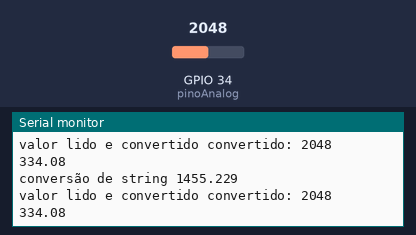
Recording of a sketch running on a simulated ESP32. On the bench: the last lines printed to the serial monitor. The test bench sets the inputs (shaded band); at power-on: GPIO 34 (pinoAnalog) = 2048. WiFi joins after 1.5 s; servers stay silent unless stated.

Above: at 2.7 s.
2.8 s: GPIO 34 (pinoAnalog) set to 2866
At 4.1 s:
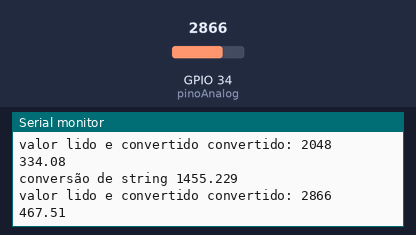
4.3 s: GPIO 34 (pinoAnalog) set to 3603
At 5.1 s:
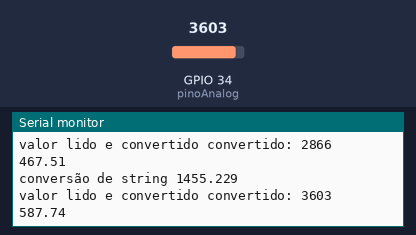
Timing chart, 0 to 7.3 s (numbered marks = the images above; inputs shaded):
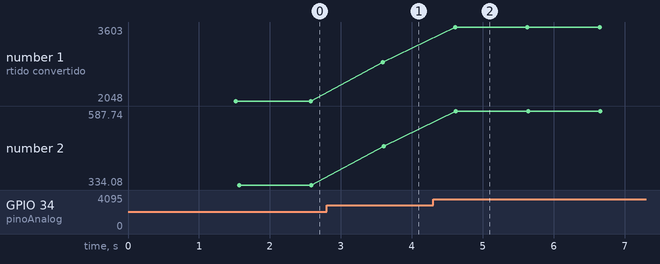

The sketch:

espUdpWifi.ino
```cpp
#include <WiFi.h>
#include <WiFiUdp.h>

//pino analogico de leitura
const int pinoAnalog= 34;
int valorADClido = 0;
float valorConvertido = 0;


const char * nomeRede = "juliete";
const char * passRede = "gameofthrones";
char msg[60];

const char *addr = "192.168.43.33";

int   porta = 5556;

boolean conectado = false;

WiFiUDP udp;


float teste = 1455.22855;
char msgTest[50];


void setup() {
  // put your setup code here, to run once:
  Serial.begin(9600);

  connectarWIFI();

}

void loop() {
  // put your main code here, to run repeatedly:
  if(conectado){
    //envia o pacote
    udp.beginPacket(addr,porta);
    sprintf(msg,"F2-%f",valorConvertido);
    //msg = String("Temperatura lida "+valorConvertido)
    udp.printf(msg);
    udp.endPacket();


    //teste do conversão de string:

    sprintf(msgTest,"conversão de string %07.3f",teste);

    Serial.println(msgTest);


  }


  valorADClido = analogRead(pinoAnalog);

  //convert para Celcius:

  valorConvertido = ( ((float)valorADClido )* (3.3/2023)/0.01 );

  Serial.print("valor lido e convertido convertido: ");
  Serial.println(valorADClido);
  Serial.println(valorConvertido);

  delay(1000);

}

void connectarWIFI(){
  WiFi.disconnect(true);
  WiFi.begin(nomeRede,passRede);
  while(WiFi.status()!= WL_CONNECTED){
    delay(500);
    Serial.print("Wifi Conectando...");
  }
  Serial.print("Wifi Conectado IP: ");
  Serial.println(WiFi.localIP());
  udp.begin(WiFi.localIP(),porta);
  conectado = true;


}
```

Measured:
- after the input at 2.8 s, the serial monitor: prints a new line after 0.79 s (image 1)
- after the input at 4.3 s, the serial monitor: prints a new line after 0.31 s (image 2)
- plotted number 1: 2048 → 2866 after the input at 2.8 s, 2866 → 3603 after the input at 4.3 s
- plotted number 2: 334.08 → 467.51 after the input at 2.8 s, 467.51 → 587.74 after the input at 4.3 s
